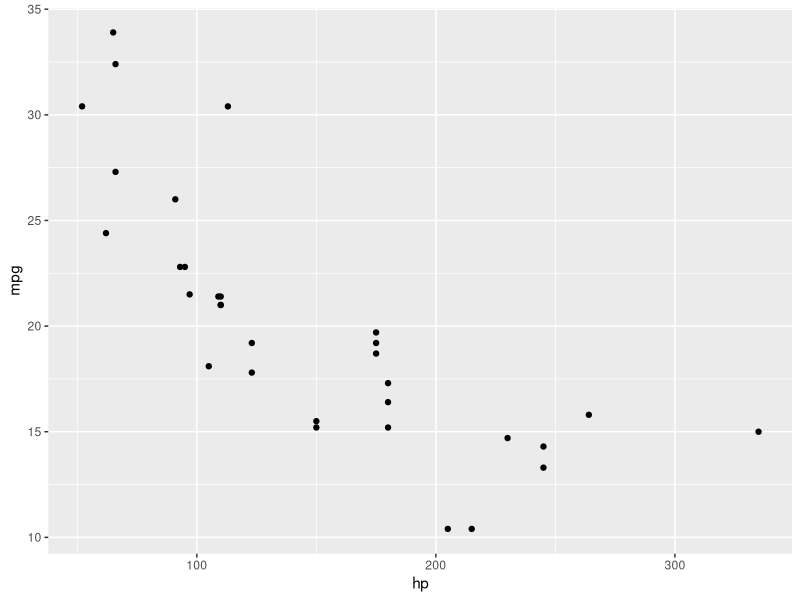
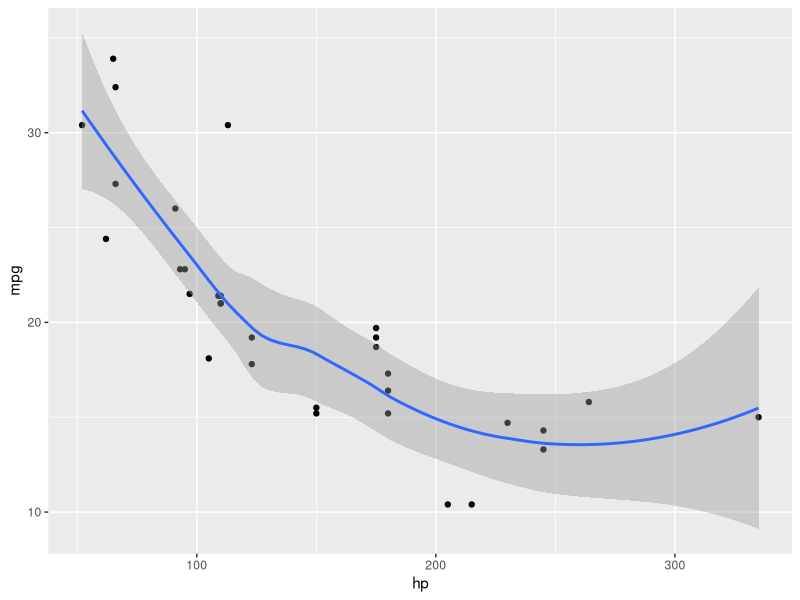
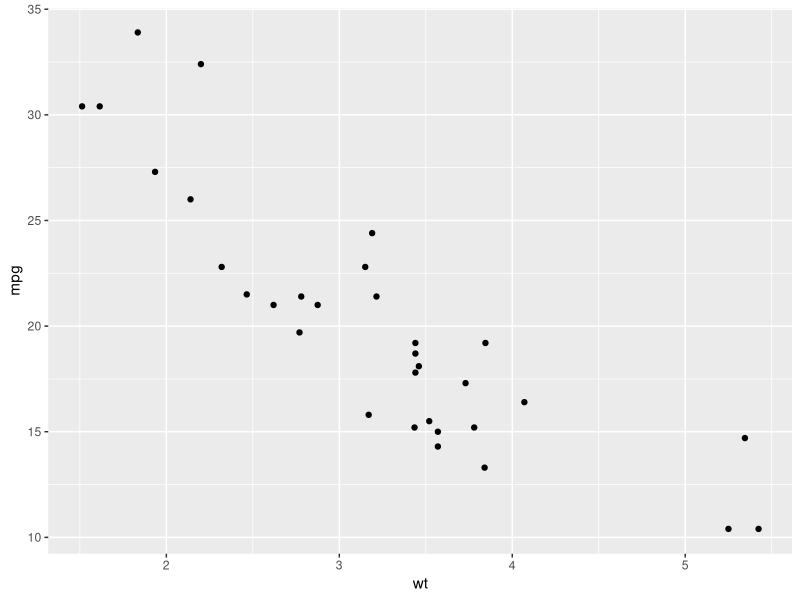
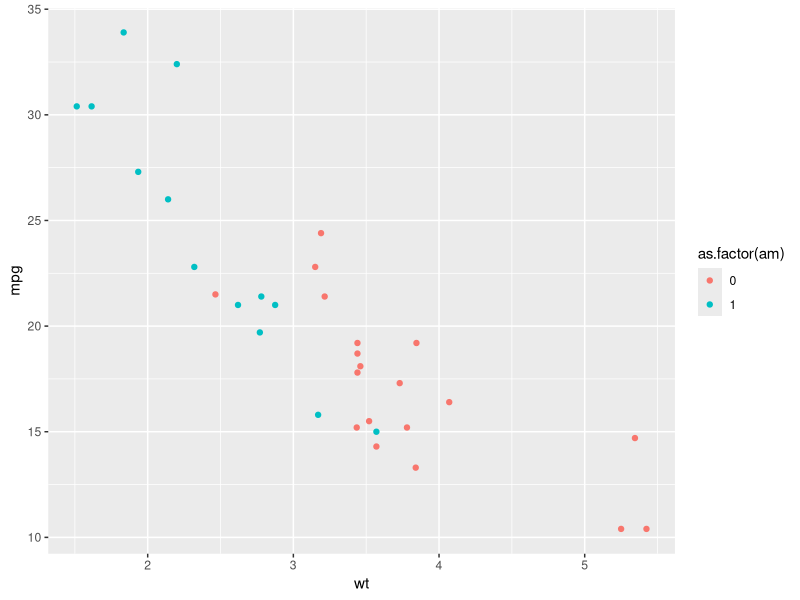
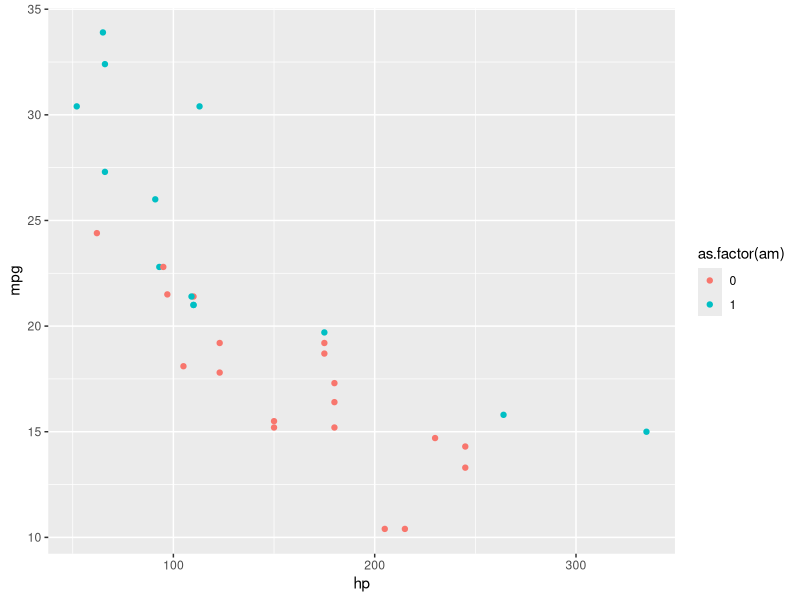

Write the R code that produced these figures, in order.
# Loading the mtcars dataset
data(mtcars)

# Loading ggplot2 & dplyr package
library(ggplot2)
library(dplyr)

# Summary of data
str(mtcars)

head(mtcars)

# 1. Plotting a scatter plot of hp(horsepower) against mpg(miles per gallon)
ggplot(data = mtcars) + geom_point(mapping = aes(x=hp, y=mpg))
ggplot(data = mtcars, aes(x=hp, y=mpg))+ geom_point() + geom_smooth(method="loess")

# 2. Plotting a scatter plot of wt(weight) against mpg(miles per gallon) effect of weight on fuel efficiency
ggplot(data = mtcars) + geom_point(mapping = aes(x=wt, y=mpg))

# 3.Is manual more efficient than automatic? comparing avg mpg for manual & automatic
avg_mpg <- mtcars %>% group_by(am) %>% 
  summarise(mpg = mean(mpg))
avg_mpg

# Is manual more efficient than automatic? looking at it from a graph
ggplot(data = mtcars) + geom_point(mapping = aes(x=wt, y=mpg, colour = as.factor(am)))
ggplot(data = mtcars) + geom_point(mapping = aes(x=hp, y=mpg, colour = as.factor(am)))